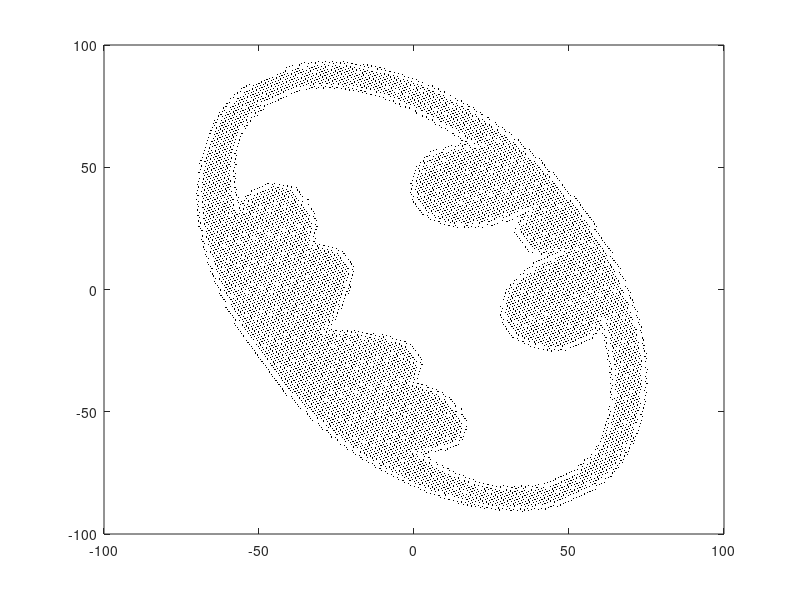

Write MATLAB code to recreate this figure.
load('batman.mat')
a = [-1 0; 0 1];
c = [cos(pi/3) -sin(pi/3); sin(pi/3) cos(pi/3)];
r = c * B;
R = a * r;
plot(R(1, :), R(2, :), 'k.','MarkerSize', 1)
